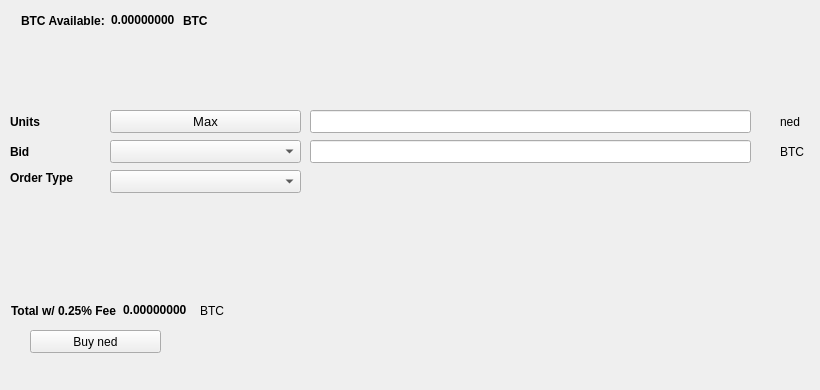
   <widget class="QWidget" name="BuyTab">
    <attribute name="title">
     <string>Buy</string>
    </attribute>
    <widget class="QPushButton" name="Buyned">
     <property name="geometry">
      <rect>
       <x>30</x>
       <y>330</y>
       <width>131</width>
       <height>23</height>
      </rect>
     </property>
     <property name="text">
      <string>Buy ned</string>
     </property>
     <property name="icon">
      <iconset resource="../needycoin.qrc">
       <normaloff>:/icons/bitcoin</normaloff>:/icons/bitcoin</iconset>
     </property>
    </widget>
    <widget class="QLabel" name="label_3">
     <property name="geometry">
      <rect>
       <x>10</x>
       <y>110</y>
       <width>46</width>
       <height>23</height>
      </rect>
     </property>
     <property name="font">
      <font>
       <weight>75</weight>
       <bold>true</bold>
      </font>
     </property>
     <property name="text">
      <string>Units</string>
     </property>
    </widget>
    <widget class="QLineEdit" name="UnitsInput">
     <property name="geometry">
      <rect>
       <x>310</x>
       <y>110</y>
       <width>441</width>
       <height>23</height>
      </rect>
     </property>
     <property name="font">
      <font>
       <pointsize>9</pointsize>
       <weight>75</weight>
       <bold>true</bold>
      </font>
     </property>
    </widget>
    <widget class="QLineEdit" name="BuyBidPriceEdit">
     <property name="geometry">
      <rect>
       <x>310</x>
       <y>140</y>
       <width>441</width>
       <height>23</height>
      </rect>
     </property>
     <property name="font">
      <font>
       <pointsize>9</pointsize>
       <weight>75</weight>
       <bold>true</bold>
      </font>
     </property>
    </widget>
    <widget class="QLabel" name="label_4">
     <property name="geometry">
      <rect>
       <x>780</x>
       <y>110</y>
       <width>31</width>
       <height>23</height>
      </rect>
     </property>
     <property name="text">
      <string>ned</string>
     </property>
    </widget>
    <widget class="QLabel" name="label_5">
     <property name="geometry">
      <rect>
       <x>780</x>
       <y>140</y>
       <width>31</width>
       <height>23</height>
      </rect>
     </property>
     <property name="text">
      <string>BTC</string>
     </property>
    </widget>
    <widget class="QLabel" name="label_6">
     <property name="geometry">
      <rect>
       <x>10</x>
       <y>140</y>
       <width>46</width>
       <height>23</height>
      </rect>
     </property>
     <property name="font">
      <font>
       <weight>75</weight>
       <bold>true</bold>
      </font>
     </property>
     <property name="text">
      <string>Bid</string>
     </property>
    </widget>
    <widget class="QLabel" name="label_7">
     <property name="geometry">
      <rect>
       <x>10</x>
       <y>170</y>
       <width>91</width>
       <height>16</height>
      </rect>
     </property>
     <property name="font">
      <font>
       <weight>75</weight>
       <bold>true</bold>
      </font>
     </property>
     <property name="text">
      <string>Order Type</string>
     </property>
    </widget>
    <widget class="QPushButton" name="Buy_Max_Amount">
     <property name="geometry">
      <rect>
       <x>110</x>
       <y>110</y>
       <width>191</width>
       <height>23</height>
      </rect>
     </property>
     <property name="font">
      <font>
       <pointsize>10</pointsize>
      </font>
     </property>
     <property name="text">
      <string>Max</string>
     </property>
    </widget>
    <widget class="QComboBox" name="BuyBidcomboBox">
     <property name="geometry">
      <rect>
       <x>110</x>
       <y>140</y>
       <width>191</width>
       <height>23</height>
      </rect>
     </property>
     <property name="font">
      <font>
       <pointsize>10</pointsize>
      </font>
     </property>
    </widget>
    <widget class="QComboBox" name="buyOrdertypeCombo">
     <property name="geometry">
      <rect>
       <x>110</x>
       <y>170</y>
       <width>191</width>
       <height>23</height>
      </rect>
     </property>
     <property name="font">
      <font>
       <pointsize>10</pointsize>
      </font>
     </property>
    </widget>
    <widget class="QWidget" name="layoutWidget1">
     <property name="geometry">
      <rect>
       <x>21</x>
       <y>11</y>
       <width>227</width>
       <height>19</height>
      </rect>
     </property>
     <layout class="QHBoxLayout" name="horizontalLayout_3">
      <item>
       <widget class="QLabel" name="label232">
        <property name="font">
         <font>
          <weight>75</weight>
          <bold>true</bold>
         </font>
        </property>
        <property name="text">
         <string>BTC Available:</string>
        </property>
       </widget>
      </item>
      <item>
       <widget class="QLabel" name="BtcAvailableLbl">
        <property name="palette">
         <palette>
          <active>
           <colorrole role="WindowText">
            <brush brushstyle="SolidPattern">
             <color alpha="255">
              <red>0</red>
              <green>0</green>
              <blue>0</blue>
             </color>
            </brush>
           </colorrole>
           <colorrole role="Button">
            <brush brushstyle="SolidPattern">
             <color alpha="255">
              <red>0</red>
              <green>170</green>
              <blue>0</blue>
             </color>
            </brush>
           </colorrole>
           <colorrole role="Light">
            <brush brushstyle="SolidPattern">
             <color alpha="255">
              <red>0</red>
              <green>255</green>
              <blue>0</blue>
             </color>
            </brush>
           </colorrole>
           <colorrole role="Midlight">
            <brush brushstyle="SolidPattern">
             <color alpha="255">
              <red>0</red>
              <green>212</green>
              <blue>0</blue>
             </color>
            </brush>
           </colorrole>
           <colorrole role="Dark">
            <brush brushstyle="SolidPattern">
             <color alpha="255">
              <red>0</red>
              <green>85</green>
              <blue>0</blue>
             </color>
            </brush>
           </colorrole>
           <colorrole role="Mid">
            <brush brushstyle="SolidPattern">
             <color alpha="255">
              <red>0</red>
              <green>113</green>
              <blue>0</blue>
             </color>
            </brush>
           </colorrole>
           <colorrole role="Text">
            <brush brushstyle="SolidPattern">
             <color alpha="255">
              <red>0</red>
              <green>170</green>
              <blue>0</blue>
             </color>
            </brush>
           </colorrole>
           <colorrole role="BrightText">
            <brush brushstyle="SolidPattern">
             <color alpha="255">
              <red>255</red>
              <green>255</green>
              <blue>255</blue>
             </color>
            </brush>
           </colorrole>
           <colorrole role="ButtonText">
            <brush brushstyle="SolidPattern">
             <color alpha="255">
              <red>0</red>
              <green>0</green>
              <blue>0</blue>
             </color>
            </brush>
           </colorrole>
           <colorrole role="Base">
            <brush brushstyle="SolidPattern">
             <color alpha="255">
              <red>255</red>
              <green>255</green>
              <blue>255</blue>
             </color>
            </brush>
           </colorrole>
           <colorrole role="Window">
            <brush brushstyle="SolidPattern">
             <color alpha="255">
              <red>0</red>
              <green>170</green>
              <blue>0</blue>
             </color>
            </brush>
           </colorrole>
           <colorrole role="Shadow">
            <brush brushstyle="SolidPattern">
             <color alpha="255">
              <red>0</red>
              <green>0</green>
              <blue>0</blue>
             </color>
            </brush>
           </colorrole>
           <colorrole role="AlternateBase">
            <brush brushstyle="SolidPattern">
             <color alpha="255">
              <red>127</red>
              <green>212</green>
              <blue>127</blue>
             </color>
            </brush>
           </colorrole>
           <colorrole role="ToolTipBase">
            <brush brushstyle="SolidPattern">
             <color alpha="255">
              <red>255</red>
              <green>255</green>
              <blue>220</blue>
             </color>
            </brush>
           </colorrole>
           <colorrole role="ToolTipText">
            <brush brushstyle="SolidPattern">
             <color alpha="255">
              <red>0</red>
              <green>0</green>
              <blue>0</blue>
             </color>
            </brush>
           </colorrole>
          </active>
          <inactive>
           <colorrole role="WindowText">
            <brush brushstyle="SolidPattern">
             <color alpha="255">
              <red>0</red>
              <green>0</green>
              <blue>0</blue>
             </color>
            </brush>
           </colorrole>
           <colorrole role="Button">
            <brush brushstyle="SolidPattern">
             <color alpha="255">
              <red>0</red>
              <green>170</green>
              <blue>0</blue>
             </color>
            </brush>
           </colorrole>
           <colorrole role="Light">
            <brush brushstyle="SolidPattern">
             <color alpha="255">
              <red>0</red>
              <green>255</green>
              <blue>0</blue>
             </color>
            </brush>
           </colorrole>
           <colorrole role="Midlight">
            <brush brushstyle="SolidPattern">
             <color alpha="255">
              <red>0</red>
              <green>212</green>
              <blue>0</blue>
             </color>
            </brush>
           </colorrole>
           <colorrole role="Dark">
            <brush brushstyle="SolidPattern">
             <color alpha="255">
              <red>0</red>
              <green>85</green>
              <blue>0</blue>
             </color>
            </brush>
           </colorrole>
           <colorrole role="Mid">
            <brush brushstyle="SolidPattern">
             <color alpha="255">
              <red>0</red>
              <green>113</green>
              <blue>0</blue>
             </color>
            </brush>
           </colorrole>
           <colorrole role="Text">
            <brush brushstyle="SolidPattern">
             <color alpha="255">
              <red>0</red>
              <green>170</green>
              <blue>0</blue>
             </color>
            </brush>
           </colorrole>
           <colorrole role="BrightText">
            <brush brushstyle="SolidPattern">
             <color alpha="255">
              <red>255</red>
              <green>255</green>
              <blue>255</blue>
             </color>
            </brush>
           </colorrole>
           <colorrole role="ButtonText">
            <brush brushstyle="SolidPattern">
             <color alpha="255">
              <red>0</red>
              <green>0</green>
              <blue>0</blue>
             </color>
            </brush>
           </colorrole>
           <colorrole role="Base">
            <brush brushstyle="SolidPattern">
             <color alpha="255">
              <red>255</red>
              <green>255</green>
              <blue>255</blue>
             </color>
            </brush>
           </colorrole>
           <colorrole role="Window">
            <brush brushstyle="SolidPattern">
             <color alpha="255">
              <red>0</red>
              <green>170</green>
              <blue>0</blue>
             </color>
            </brush>
           </colorrole>
           <colorrole role="Shadow">
            <brush brushstyle="SolidPattern">
             <color alpha="255">
              <red>0</red>
              <green>0</green>
              <blue>0</blue>
             </color>
            </brush>
           </colorrole>
           <colorrole role="AlternateBase">
            <brush brushstyle="SolidPattern">
             <color alpha="255">
              <red>127</red>
              <green>212</green>
              <blue>127</blue>
             </color>
            </brush>
           </colorrole>
           <colorrole role="ToolTipBase">
            <brush brushstyle="SolidPattern">
             <color alpha="255">
              <red>255</red>
              <green>255</green>
              <blue>220</blue>
             </color>
            </brush>
           </colorrole>
           <colorrole role="ToolTipText">
            <brush brushstyle="SolidPattern">
             <color alpha="255">
              <red>0</red>
              <green>0</green>
              <blue>0</blue>
             </color>
            </brush>
           </colorrole>
          </inactive>
          <disabled>
           <colorrole role="WindowText">
            <brush brushstyle="SolidPattern">
             <color alpha="255">
              <red>0</red>
              <green>85</green>
              <blue>0</blue>
             </color>
            </brush>
           </colorrole>
           <colorrole role="Button">
            <brush brushstyle="SolidPattern">
             <color alpha="255">
              <red>0</red>
              <green>170</green>
              <blue>0</blue>
             </color>
            </brush>
           </colorrole>
           <colorrole role="Light">
            <brush brushstyle="SolidPattern">
             <color alpha="255">
              <red>0</red>
              <green>255</green>
              <blue>0</blue>
             </color>
            </brush>
           </colorrole>
           <colorrole role="Midlight">
            <brush brushstyle="SolidPattern">
             <color alpha="255">
              <red>0</red>
              <green>212</green>
              <blue>0</blue>
             </color>
            </brush>
           </colorrole>
           <colorrole role="Dark">
            <brush brushstyle="SolidPattern">
             <color alpha="255">
              <red>0</red>
              <green>85</green>
              <blue>0</blue>
             </color>
            </brush>
           </colorrole>
           <colorrole role="Mid">
            <brush brushstyle="SolidPattern">
             <color alpha="255">
              <red>0</red>
              <green>113</green>
              <blue>0</blue>
             </color>
            </brush>
           </colorrole>
           <colorrole role="Text">
            <brush brushstyle="SolidPattern">
             <color alpha="255">
              <red>0</red>
              <green>85</green>
              <blue>0</blue>
             </color>
            </brush>
           </colorrole>
           <colorrole role="BrightText">
            <brush brushstyle="SolidPattern">
             <color alpha="255">
              <red>255</red>
              <green>255</green>
              <blue>255</blue>
             </color>
            </brush>
           </colorrole>
           <colorrole role="ButtonText">
            <brush brushstyle="SolidPattern">
             <color alpha="255">
              <red>0</red>
              <green>85</green>
              <blue>0</blue>
             </color>
            </brush>
           </colorrole>
           <colorrole role="Base">
            <brush brushstyle="SolidPattern">
             <color alpha="255">
              <red>0</red>
              <green>170</green>
              <blue>0</blue>
             </color>
            </brush>
           </colorrole>
           <colorrole role="Window">
            <brush brushstyle="SolidPattern">
             <color alpha="255">
              <red>0</red>
              <green>170</green>
              <blue>0</blue>
             </color>
            </brush>
           </colorrole>
           <colorrole role="Shadow">
            <brush brushstyle="SolidPattern">
             <color alpha="255">
              <red>0</red>
              <green>0</green>
              <blue>0</blue>
             </color>
            </brush>
           </colorrole>
           <colorrole role="AlternateBase">
            <brush brushstyle="SolidPattern">
             <color alpha="255">
              <red>0</red>
              <green>170</green>
              <blue>0</blue>
             </color>
            </brush>
           </colorrole>
           <colorrole role="ToolTipBase">
            <brush brushstyle="SolidPattern">
             <color alpha="255">
              <red>255</red>
              <green>255</green>
              <blue>220</blue>
             </color>
            </brush>
           </colorrole>
           <colorrole role="ToolTipText">
            <brush brushstyle="SolidPattern">
             <color alpha="255">
              <red>0</red>
              <green>0</green>
              <blue>0</blue>
             </color>
            </brush>
           </colorrole>
          </disabled>
         </palette>
        </property>
        <property name="font">
         <font>
          <weight>75</weight>
          <bold>true</bold>
         </font>
        </property>
        <property name="text">
         <string>0.00000000</string>
        </property>
        <property name="textInteractionFlags">
         <set>Qt::LinksAccessibleByMouse|Qt::TextSelectableByKeyboard|Qt::TextSelectableByMouse</set>
        </property>
       </widget>
      </item>
      <item>
       <widget class="QLabel" name="BtcAvailableLbl_2">
        <property name="font">
         <font>
          <weight>75</weight>
          <bold>true</bold>
         </font>
        </property>
        <property name="text">
         <string>BTC</string>
        </property>
       </widget>
      </item>
     </layout>
    </widget>
    <widget class="QWidget" name="layoutWidge2">
     <property name="geometry">
      <rect>
       <x>11</x>
       <y>301</y>
       <width>259</width>
       <height>19</height>
      </rect>
     </property>
     <layout class="QHBoxLayout" name="horizontalLayout_4">
      <item>
       <widget class="QLabel" name="label_9">
        <property name="font">
         <font>
          <weight>75</weight>
          <bold>true</bold>
         </font>
        </property>
        <property name="text">
         <string>Total w/ 0.25% Fee</string>
        </property>
       </widget>
      </item>
      <item>
       <widget class="QLabel" name="BuyCostLabel">
        <property name="palette">
         <palette>
          <active>
           <colorrole role="WindowText">
            <brush brushstyle="SolidPattern">
             <color alpha="255">
              <red>0</red>
              <green>0</green>
              <blue>0</blue>
             </color>
            </brush>
           </colorrole>
           <colorrole role="Button">
            <brush brushstyle="SolidPattern">
             <color alpha="255">
              <red>0</red>
              <green>170</green>
              <blue>0</blue>
             </color>
            </brush>
           </colorrole>
           <colorrole role="Light">
            <brush brushstyle="SolidPattern">
             <color alpha="255">
              <red>0</red>
              <green>255</green>
              <blue>0</blue>
             </color>
            </brush>
           </colorrole>
           <colorrole role="Midlight">
            <brush brushstyle="SolidPattern">
             <color alpha="255">
              <red>0</red>
              <green>212</green>
              <blue>0</blue>
             </color>
            </brush>
           </colorrole>
           <colorrole role="Dark">
            <brush brushstyle="SolidPattern">
             <color alpha="255">
              <red>0</red>
              <green>85</green>
              <blue>0</blue>
             </color>
            </brush>
           </colorrole>
           <colorrole role="Mid">
            <brush brushstyle="SolidPattern">
             <color alpha="255">
              <red>0</red>
              <green>113</green>
              <blue>0</blue>
             </color>
            </brush>
           </colorrole>
           <colorrole role="Text">
            <brush brushstyle="SolidPattern">
             <color alpha="255">
              <red>0</red>
              <green>170</green>
              <blue>0</blue>
             </color>
            </brush>
           </colorrole>
           <colorrole role="BrightText">
            <brush brushstyle="SolidPattern">
             <color alpha="255">
              <red>255</red>
              <green>255</green>
              <blue>255</blue>
             </color>
            </brush>
           </colorrole>
           <colorrole role="ButtonText">
            <brush brushstyle="SolidPattern">
             <color alpha="255">
              <red>0</red>
              <green>0</green>
              <blue>0</blue>
             </color>
            </brush>
           </colorrole>
           <colorrole role="Base">
            <brush brushstyle="SolidPattern">
             <color alpha="255">
              <red>255</red>
              <green>255</green>
              <blue>255</blue>
             </color>
            </brush>
           </colorrole>
           <colorrole role="Window">
            <brush brushstyle="SolidPattern">
             <color alpha="255">
              <red>0</red>
              <green>170</green>
              <blue>0</blue>
             </color>
            </brush>
           </colorrole>
           <colorrole role="Shadow">
            <brush brushstyle="SolidPattern">
             <color alpha="255">
              <red>0</red>
              <green>0</green>
              <blue>0</blue>
             </color>
            </brush>
           </colorrole>
           <colorrole role="AlternateBase">
            <brush brushstyle="SolidPattern">
             <color alpha="255">
              <red>127</red>
              <green>212</green>
              <blue>127</blue>
             </color>
            </brush>
           </colorrole>
           <colorrole role="ToolTipBase">
            <brush brushstyle="SolidPattern">
             <color alpha="255">
              <red>255</red>
              <green>255</green>
              <blue>220</blue>
             </color>
            </brush>
           </colorrole>
           <colorrole role="ToolTipText">
            <brush brushstyle="SolidPattern">
             <color alpha="255">
              <red>0</red>
              <green>0</green>
              <blue>0</blue>
             </color>
            </brush>
           </colorrole>
          </active>
          <inactive>
           <colorrole role="WindowText">
            <brush brushstyle="SolidPattern">
             <color alpha="255">
              <red>0</red>
              <green>0</green>
              <blue>0</blue>
             </color>
            </brush>
           </colorrole>
           <colorrole role="Button">
            <brush brushstyle="SolidPattern">
             <color alpha="255">
              <red>0</red>
              <green>170</green>
              <blue>0</blue>
             </color>
            </brush>
           </colorrole>
           <colorrole role="Light">
            <brush brushstyle="SolidPattern">
             <color alpha="255">
              <red>0</red>
              <green>255</green>
              <blue>0</blue>
             </color>
            </brush>
           </colorrole>
           <colorrole role="Midlight">
            <brush brushstyle="SolidPattern">
             <color alpha="255">
              <red>0</red>
              <green>212</green>
              <blue>0</blue>
             </color>
            </brush>
           </colorrole>
           <colorrole role="Dark">
            <brush brushstyle="SolidPattern">
             <color alpha="255">
              <red>0</red>
              <green>85</green>
              <blue>0</blue>
             </color>
            </brush>
           </colorrole>
           <colorrole role="Mid">
            <brush brushstyle="SolidPattern">
             <color alpha="255">
              <red>0</red>
              <green>113</green>
              <blue>0</blue>
             </color>
            </brush>
           </colorrole>
           <colorrole role="Text">
            <brush brushstyle="SolidPattern">
             <color alpha="255">
              <red>0</red>
              <green>170</green>
              <blue>0</blue>
             </color>
            </brush>
           </colorrole>
           <colorrole role="BrightText">
            <brush brushstyle="SolidPattern">
             <color alpha="255">
              <red>255</red>
              <green>255</green>
              <blue>255</blue>
             </color>
            </brush>
           </colorrole>
           <colorrole role="ButtonText">
            <brush brushstyle="SolidPattern">
             <color alpha="255">
              <red>0</red>
              <green>0</green>
              <blue>0</blue>
             </color>
            </brush>
           </colorrole>
           <colorrole role="Base">
            <brush brushstyle="SolidPattern">
             <color alpha="255">
              <red>255</red>
              <green>255</green>
              <blue>255</blue>
             </color>
            </brush>
           </colorrole>
           <colorrole role="Window">
            <brush brushstyle="SolidPattern">
             <color alpha="255">
              <red>0</red>
              <green>170</green>
              <blue>0</blue>
             </color>
            </brush>
           </colorrole>
           <colorrole role="Shadow">
            <brush brushstyle="SolidPattern">
             <color alpha="255">
              <red>0</red>
              <green>0</green>
              <blue>0</blue>
             </color>
            </brush>
           </colorrole>
           <colorrole role="AlternateBase">
            <brush brushstyle="SolidPattern">
             <color alpha="255">
              <red>127</red>
              <green>212</green>
              <blue>127</blue>
             </color>
            </brush>
           </colorrole>
           <colorrole role="ToolTipBase">
            <brush brushstyle="SolidPattern">
             <color alpha="255">
              <red>255</red>
              <green>255</green>
              <blue>220</blue>
             </color>
            </brush>
           </colorrole>
           <colorrole role="ToolTipText">
            <brush brushstyle="SolidPattern">
             <color alpha="255">
              <red>0</red>
              <green>0</green>
              <blue>0</blue>
             </color>
            </brush>
           </colorrole>
          </inactive>
          <disabled>
           <colorrole role="WindowText">
            <brush brushstyle="SolidPattern">
             <color alpha="255">
              <red>0</red>
              <green>85</green>
              <blue>0</blue>
             </color>
            </brush>
           </colorrole>
           <colorrole role="Button">
            <brush brushstyle="SolidPattern">
             <color alpha="255">
              <red>0</red>
              <green>170</green>
              <blue>0</blue>
             </color>
            </brush>
           </colorrole>
           <colorrole role="Light">
            <brush brushstyle="SolidPattern">
             <color alpha="255">
              <red>0</red>
              <green>255</green>
              <blue>0</blue>
             </color>
            </brush>
           </colorrole>
           <colorrole role="Midlight">
            <brush brushstyle="SolidPattern">
             <color alpha="255">
              <red>0</red>
              <green>212</green>
              <blue>0</blue>
             </color>
            </brush>
           </colorrole>
           <colorrole role="Dark">
            <brush brushstyle="SolidPattern">
             <color alpha="255">
              <red>0</red>
              <green>85</green>
              <blue>0</blue>
             </color>
            </brush>
           </colorrole>
           <colorrole role="Mid">
            <brush brushstyle="SolidPattern">
             <color alpha="255">
              <red>0</red>
              <green>113</green>
              <blue>0</blue>
             </color>
            </brush>
           </colorrole>
           <colorrole role="Text">
            <brush brushstyle="SolidPattern">
             <color alpha="255">
              <red>0</red>
              <green>85</green>
              <blue>0</blue>
             </color>
            </brush>
           </colorrole>
           <colorrole role="BrightText">
            <brush brushstyle="SolidPattern">
             <color alpha="255">
              <red>255</red>
              <green>255</green>
              <blue>255</blue>
             </color>
            </brush>
           </colorrole>
           <colorrole role="ButtonText">
            <brush brushstyle="SolidPattern">
             <color alpha="255">
              <red>0</red>
              <green>85</green>
              <blue>0</blue>
             </color>
            </brush>
           </colorrole>
           <colorrole role="Base">
            <brush brushstyle="SolidPattern">
             <color alpha="255">
              <red>0</red>
              <green>170</green>
              <blue>0</blue>
             </color>
            </brush>
           </colorrole>
           <colorrole role="Window">
            <brush brushstyle="SolidPattern">
             <color alpha="255">
              <red>0</red>
              <green>170</green>
              <blue>0</blue>
             </color>
            </brush>
           </colorrole>
           <colorrole role="Shadow">
            <brush brushstyle="SolidPattern">
             <color alpha="255">
              <red>0</red>
              <green>0</green>
              <blue>0</blue>
             </color>
            </brush>
           </colorrole>
           <colorrole role="AlternateBase">
            <brush brushstyle="SolidPattern">
             <color alpha="255">
              <red>0</red>
              <green>170</green>
              <blue>0</blue>
             </color>
            </brush>
           </colorrole>
           <colorrole role="ToolTipBase">
            <brush brushstyle="SolidPattern">
             <color alpha="255">
              <red>255</red>
              <green>255</green>
              <blue>220</blue>
             </color>
            </brush>
           </colorrole>
           <colorrole role="ToolTipText">
            <brush brushstyle="SolidPattern">
             <color alpha="255">
              <red>0</red>
              <green>0</green>
              <blue>0</blue>
             </color>
            </brush>
           </colorrole>
          </disabled>
         </palette>
        </property>
        <property name="font">
         <font>
          <weight>75</weight>
          <bold>true</bold>
         </font>
        </property>
        <property name="autoFillBackground">
         <bool>false</bool>
        </property>
        <property name="text">
         <string>0.00000000</string>
        </property>
        <property name="textInteractionFlags">
         <set>Qt::LinksAccessibleByMouse|Qt::TextSelectableByMouse</set>
        </property>
       </widget>
      </item>
      <item>
       <widget class="QLabel" name="label_10">
        <property name="font">
         <font>
          <weight>50</weight>
          <bold>false</bold>
         </font>
        </property>
        <property name="text">
         <string>BTC</string>
        </property>
       </widget>
      </item>
     </layout>
    </widget>
    <widget class="QLabel" name="label_24">
     <property name="geometry">
      <rect>
       <x>460</x>
       <y>300</y>
       <width>281</width>
       <height>81</height>
      </rect>
     </property>
     <property name="text">
      <string/>
     </property>
     <property name="pixmap">
      <pixmap>:/images/bittrex</pixmap>
     </property>
    </widget>
   </widget>
